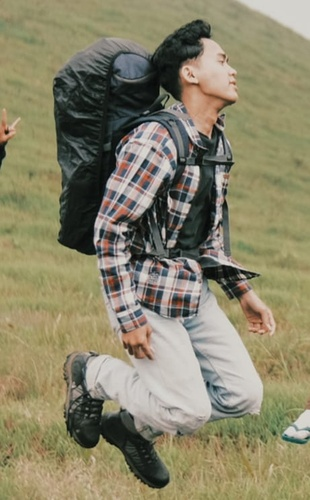
#> input picture solo.jpg, 310 x 500 px, shrunk from 461 x 742 before the run
$ python 5.FeatureDetectionMatching.py
#> lines starting #> are read from the running program, lines starting #| are printed output that depends on the picture
# Contoh Script untuk feature detection and Matching
# Modifikasi script ini untuk mencoba metode yang berbeda

import numpy as np
import cv2
from matplotlib import pyplot as plt

# Gunakan gambar yang ada pada laptop masing-masing
img1 = cv2.imread('solo.jpg') # gambar yang dituju
#> img1 is the input picture: shape (500, 310, 3); mean B, G, R 105.8, 132.1, 137.6
img2 = cv2.imread('squad.jpg') # gambar yang dicari
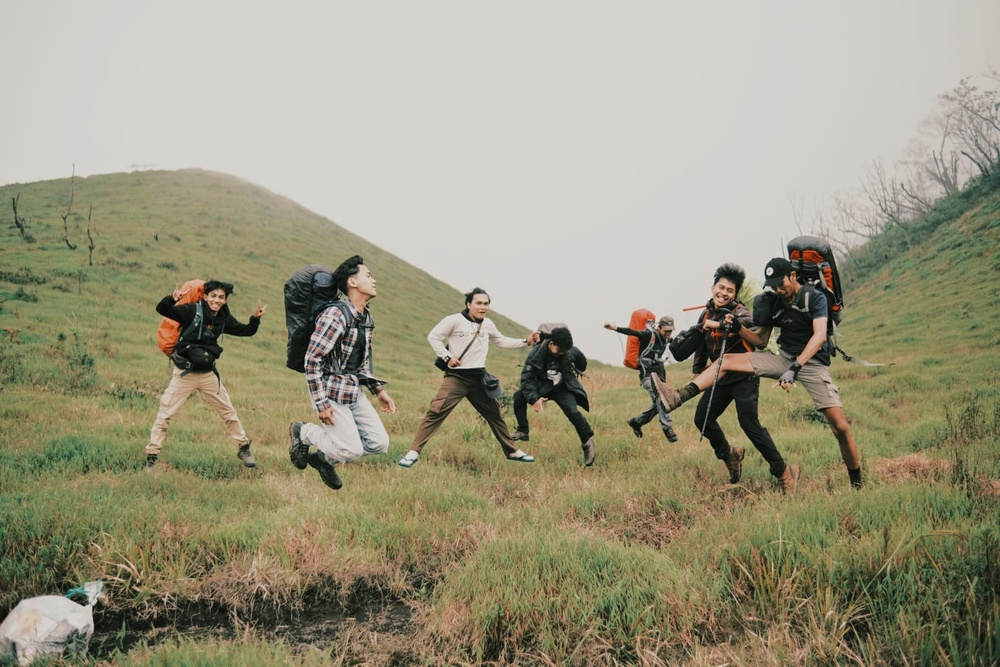
#> input picture squad.jpg, 1000 x 667 px, shrunk from 1485 x 990 before the run
#> img2 is the input picture: shape (667, 1000, 3); mean B, G, R 127.6, 150.5, 154.7
gray1= cv2.cvtColor(img1,cv2.COLOR_BGR2GRAY)
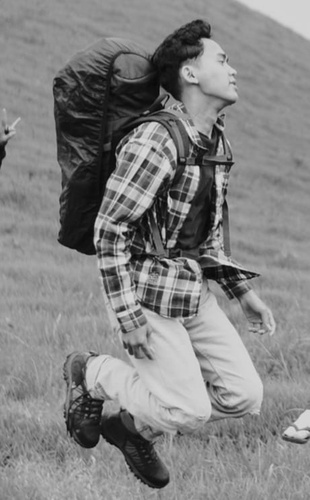
#> gray1: shape (500, 310); min 2, max 223, mean 130.8
gray2= cv2.cvtColor(img2,cv2.COLOR_BGR2GRAY)
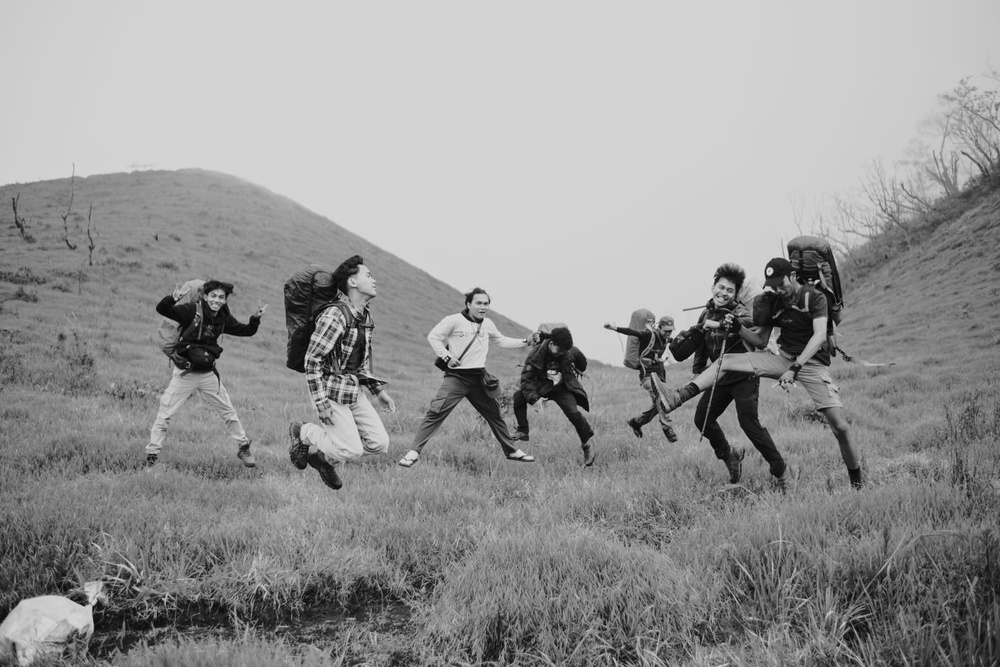
#> gray2: shape (667, 1000); min 1, max 225, mean 149.2

# Menggunakan Detector SIFT
sift = cv2.SIFT_create()

# Mencari Keypoint dengan SIFT
kp1, des1 = sift.detectAndCompute(gray1,None)
#> kp1 = 1417 keypoints; strongest (x, y, size): (155, 214, 2.3), (6, 132, 3.1), (163, 230, 3), (153, 149, 3.3)
kp2, des2 = sift.detectAndCompute(gray2,None)
#> kp2 = 4490 keypoints; strongest (x, y, size): (816, 281, 2.6), (447, 348, 2.5), (770, 271, 4.3), (620, 330, 4.3)

# Melakukan Matching dari hasil deteksi keypoints menggunakan
# BruteForce Matcher
bf = cv2.BFMatcher()
matches = bf.knnMatch(des1,des2, k=2)
#> matches = 1417 matches

# Uji rasio matching sederhana
good = []
for m,n in matches:
    if m.distance < 0.5*n.distance:
        good.append([m])
#> after the loop, good = 237 matches
img3 = None

# menggambar hasil match pada gambar baru (IMG3)
img3 = cv2.drawMatchesKnn(img1,kp1,img2,kp2,good,img3,flags=2)
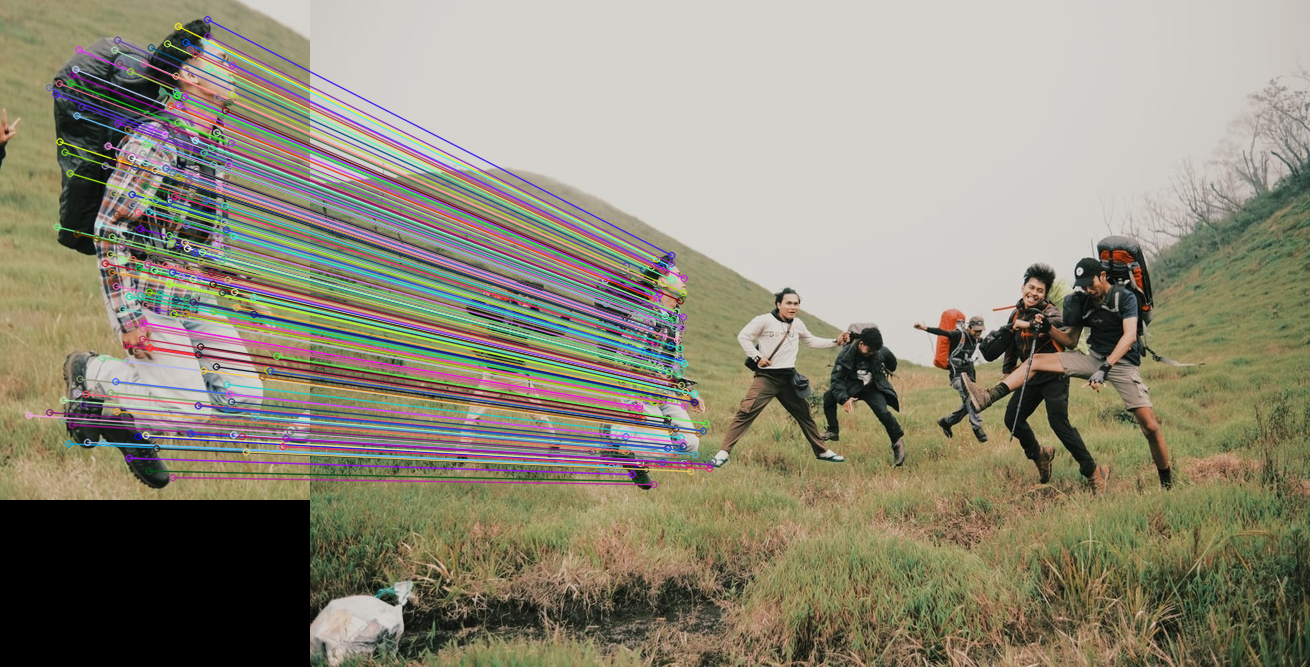
#> img3: shape (667, 1310, 3); mean B, G, R 120.3, 137.8, 142.4
plt.imshow(cv2.cvtColor(img3, cv2.COLOR_BGR2RGB)),
plt.show()
